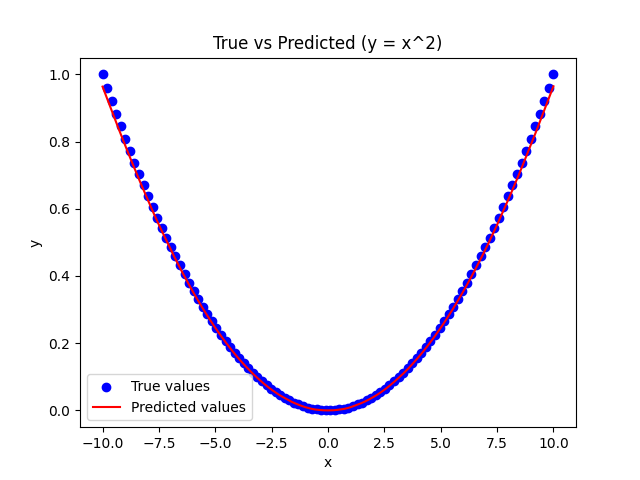

Recreate this plot in Python.
import torch
import torch.nn as nn
import torch.optim as optim
import numpy as np
import matplotlib.pyplot as plt


# Check if CUDA is available, and use GPU if possible, else fallback to CPU
device = torch.device("cuda" if torch.cuda.is_available() else "cpu")
print(f"Using device: {device}")


# Generate training data: y = x^2
x_train = np.linspace(-10, 10, 100)  # 100 points from -10 to 10
y_train = x_train**2  # y = x^2

y_max = y_train.max()  # to normalize y values to [0, 1]
y_train /= y_max

# Convert numpy arrays to torch tensors
x_train = torch.tensor(x_train, dtype=torch.float32).view(-1, 1)  # 100x1 tensor
y_train = torch.tensor(y_train, dtype=torch.float32).view(-1, 1)  # 100x1 tensor

# Reshape the input to be "1-channel" images (100 samples, 1 channel, 1x1 size)
x_train = x_train.view(-1, 1, 1, 1)  # Reshape to (100, 1, 1, 1)

x_train, y_train = x_train.to(device), y_train.to(device)


# Define the Convolutional Neural Network (CNN) model
class CNNModel(nn.Module):
    def __init__(self):
        super(CNNModel, self).__init__()
        # First layer: Convolution to map the input to a larger matrix (expand spatial dimensions)

        self.fc2 = nn.Linear(1, 8 * 8)

        self.conv1 = nn.Conv2d(
            1, 16, kernel_size=3, stride=1, padding=1
        )  # 1 input channel -> 16 output channels
        # Second layer: Convolution layer
        self.conv2 = nn.Conv2d(
            16, 32, kernel_size=3, stride=1, padding=1
        )  # 16 input channels -> 32 output channels
        # Third layer: Convolution layer
        self.conv3 = nn.Conv2d(
            32, 64, kernel_size=3, stride=1, padding=1
        )  # 32 input channels -> 64 output channels
        # Fourth layer: Convolution layer
        self.conv4 = nn.Conv2d(
            64, 128, kernel_size=3, stride=1, padding=1
        )  # 64 input channels -> 128 output channels
        # Fully connected layer to output the final prediction
        self.fc1 = nn.Linear(8 * 8 * 128, 1)  # 128 channels to 1 output

    def forward(self, x):
        # Apply the four convolutional layers with ReLU activations
        x = self.fc2(x)
        x = x.view(-1, 1, 8, 8)
        x = torch.relu(self.conv1(x))
        x = torch.relu(self.conv2(x))
        x = torch.relu(self.conv3(x))
        x = torch.relu(self.conv4(x))

        # Flatten the output for the fully connected layer
        x = x.view(x.size(0), -1)  # Flatten the output of the last convolution layer

        # Apply the fully connected layer
        x = self.fc1(x)
        return x


# Initialize the model, loss function, and optimizer
model = CNNModel().to(device)
criterion = nn.MSELoss()  # Mean Squared Error loss for regression
optimizer = optim.Adam(model.parameters(), lr=0.001)

# Training loop
epochs = 1000
losses = []

for epoch in range(epochs):
    model.train()

    # Forward pass: Compute predicted y by passing x to the model
    y_pred = model(x_train)

    # Compute loss
    loss = criterion(y_pred, y_train)
    losses.append(loss.item())

    # Backward pass: Compute gradients
    optimizer.zero_grad()
    loss.backward()

    # Update weights
    optimizer.step()

    # Print loss every 100 epochs
    if epoch % 100 == 0:
        print(f"Epoch [{epoch}/{epochs}], Loss: {loss.item():.4f}")

# Plot the loss curve
# plt.plot(losses)
# plt.title("Training Loss")
# plt.xlabel("Epochs")
# plt.ylabel("Loss")
# plt.savefig('cnn_square_loss.png')

# Plot the results
model.eval()

x_pred = np.linspace(-10, 10, 1000)  # including more samples not in the training data

# Convert numpy arrays to torch tensors
x_pred = torch.tensor(x_pred, dtype=torch.float32).view(-1, 1)
x_pred = x_pred.to(device)
with torch.no_grad():
    y_pred = model(x_pred)

plt.scatter(
    x_train.cpu().numpy().squeeze(),
    y_train.cpu().numpy().squeeze(),
    label="True values",
    color="blue",
)
plt.plot(
    x_pred.cpu().numpy().squeeze(),
    y_pred.cpu().numpy().squeeze(),
    label="Predicted values",
    color="red",
)

# plt.figure()
plt.title("True vs Predicted (y = x^2)")
plt.xlabel("x")
plt.ylabel("y")
plt.legend()
plt.savefig('cnn_square.png')
